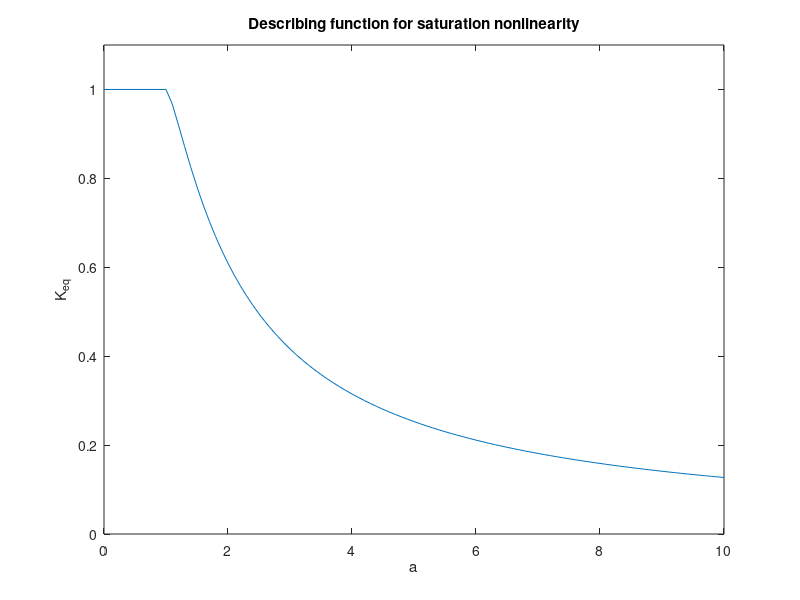

This figure's MATLAB source: (Note: this script raises an error after producing the figure.)
% Fig. 10.6   Feedback Control of Dynamic Systems, 6e 
%             Franklin, Powell, Emami
%

clear all;
close all;
%saturation nonlinearity

N=1;
k= 1;
n=10;
j=1;
for i=1:0.1:n
    Keq(j) = (2/pi)*(k*asin(N/(k*i))+(N/i)*sqrt(1-(N/(k*i))^2));
    j=j+1;
end;
plot([0,1:0.1:n],[1 Keq]);
axis([0 10 0 1.1]) 
title('Describing function for saturation nonlinearity')
xlabel('a')
ylabel('K_{eq}')
nicegrid;
hold off
